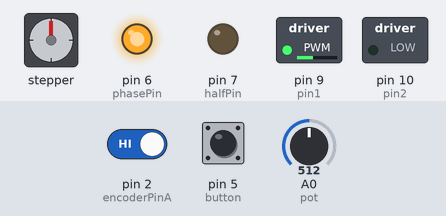
Recording of a sketch running on a simulated Arduino Uno, built with avr-gcc and run on an emulated ATmega328P. Parts: stepper motor, switched loads named in the sketch (green lamp = pin HIGH), output pins drawn as LEDs (lit = HIGH). Wiring (inferred from the names in the program): stepper motor driver (200 steps per turn assumed): step pin 12; direction pin 13. Inputs (shaded band) come from the test bench; at power-on: A0 (pot) = 512, pin 2 (encoderPinA) HIGH, pin 5 (button) HIGH.

Above: at 1.2 s.
1.3 s: A0 (pot) set to 18
2.8 s: A0 (pot) set to 14
At 3.9 s:
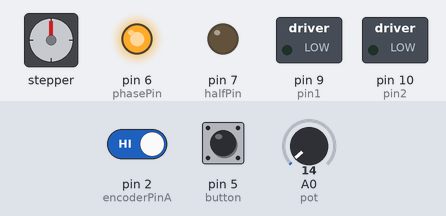
4.3 s: A0 (pot) set to 70
At 5.1 s:
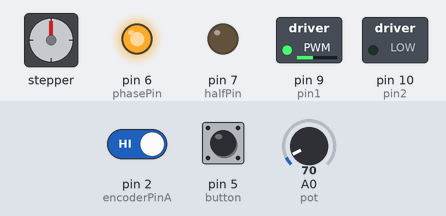
5.8 s: A0 (pot) set to 0
At 6.4 s:
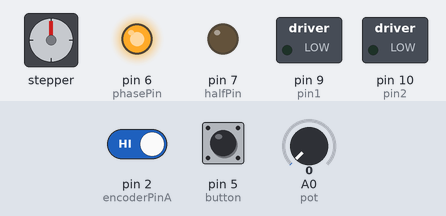
Timing chart, 0 to 8.3 s (numbered marks = the images above; inputs shaded):
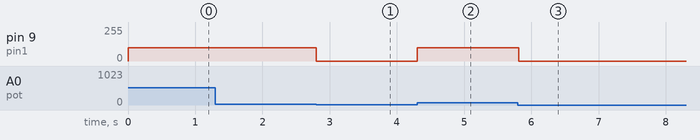

Measured:
- the behaviour switches between 17 and 16 on A0 (pot) (found by bisection; images 0 and 1)
- after the input at 1.3 s, every drawn part: stays the same
- after the input at 2.8 s, pin 9 (pin1): 100/255 → 0/255 at once
- after the input at 4.3 s, pin 9 (pin1): 0/255 → 100/255 at once
- after the input at 5.8 s, pin 9 (pin1): 100/255 → 0/255 at once

The sketch:

Ex_2-2.ino
```cpp
#include "UCN5804.h"

#define motorSteps 200     // change this depending on the number of steps
// per revolution of your motor

// define the pins that the motor is attached to. You can use
// any digital I/O pins.
#define dirPin   13
#define stepPin  12
#define halfPin  7
#define phasePin 6

// initialize of the Stepper library:
UCN5804 myStepper(motorSteps, dirPin, stepPin, halfPin, phasePin);

volatile long int encoder_pos = 0;
unsigned int setPos;    // variable for target position
float val; //DC position in degree
int motor_speed;
int pin1 = 9;   // motor pin1
int pin2 = 10;  // motor pin2
int encoderPinA = 2;
int encoderPinB = 3;
int error = 5; // permissible error

int button = 5;  // assigns pin 5 to pushbutton
int push = 0; // variable for button state

int pot = A0; // assigns pin A0 to potentiometer
int hoist = 0;  // variable for hoist input position

void encoder() {
  if (digitalRead(encoderPinB) == HIGH) {
    encoder_pos++;
  } else {
    encoder_pos--;
  }
}

void MotorClockwise(int power) {
  if (power > 60) {
    analogWrite(pin1, power);
    digitalWrite(pin2, LOW);
  } else {
    digitalWrite(pin1, LOW);
    digitalWrite(pin2, LOW);
  }
}

void MotorCounterClockwise(int power) {
  if (power > 60) {
    analogWrite(pin2, power);
    digitalWrite(pin1, LOW);
  } else {
    digitalWrite(pin2, LOW);
    digitalWrite(pin1, LOW);
  }
}

void MoveDCMotor(int setPos)
{
  if (abs(setPos - encoder_pos) > error && (setPos > encoder_pos)) {
    motor_speed = 100; // set the speed of the motor
  }
  else if (abs(setPos - encoder_pos) > error && (setPos < encoder_pos)) {
    motor_speed = -100;
  }
  else {
    motor_speed = 0;
  }

  if (motor_speed > 0)
  {
    MotorClockwise(motor_speed);
  }
  else
  {
    MotorCounterClockwise(abs(motor_speed));
  }
  delay(10);
}

void setup()  // setup loop
{
  pinMode(encoderPinA, INPUT);
  pinMode(encoderPinB, INPUT);
  pinMode(pin1, OUTPUT);
  pinMode(pin2, OUTPUT);
  attachInterrupt(digitalPinToInterrupt(encoderPinA), encoder, RISING); // Enable the external interrupt

  myStepper.setSpeed(60);

  pinMode(button, INPUT); // declares pin 5 as input
  pinMode(pot, INPUT);   // declares pin A0 as input

  Serial.begin(9600);
}

void loop()
{
  hoist = analogRead(pot);
  push = digitalRead(button);
  setPos = (long)hoist * 374 / 1023; // maps 0V to 5V to 0 to 374 PPR (1 revolution)

  MoveDCMotor(setPos);

  //Convert encoder reading to degrees
  val = encoder_pos * 360.0 / 374;
  if (val >= 80 & val <= 100) {
    if (push == 0) {
      Serial.println("Hoisting");
      myStepper.step(10); //move a little for this loop
      delay(50);
    }
  }
}
```

UCN5804.cpp
```cpp
/*
  UCN5804.cpp - Library for Stepper Driver
  Pins (numbered anti-clockwise from upper left):
  1: OUTPUT_B
  2: K_BD
  3: OUTPUT_D
  4: GND
  5: GND
  6: OUTPUT_C
  7: K_AC
  8: OUTPUT_A
  9: ONE-PHASE
  10: HALF-STEP
  11: STEP INPUT
  12: GND
  13: GND
  14: DIRECTIOn
  15: OUTPUT ENABLE
  16: SUPPLY
  Created by Lim Zhen Yi
*/

#include "Arduino.h"
#include "UCN5804.h"

/******************************************************************************
   Constructors
 ******************************************************************************/

UCN5804::UCN5804(int numberOfSteps, int dirPin, int stepPin, int halfPin, int phasePin)
{
  this->_dirPin = dirPin;
  this->_stepPin = stepPin;
  this->_halfPin = halfPin;
  this->_phasePin = phasePin;

  pinMode(_dirPin, OUTPUT);
  pinMode(_stepPin, OUTPUT);
  pinMode(_halfPin, OUTPUT);
  pinMode(_phasePin, OUTPUT);

  this->setMode(1);
  this->setSpeed(0);

  this->_numberOfSteps = numberOfSteps * 2;
}

/******************************************************************************
   User API
 ******************************************************************************/
/*
  Sets the speed in revs per minute, time delay for full steps

*/
void UCN5804::setSpeed(long whatSpeed)
{
  if (whatSpeed == 0) //prevent division by 0
  {
    whatSpeed = 1;
  }
  this->_stepDelay = 60L * 1000L * 1000L * 2 / this->_numberOfSteps / whatSpeed;
}

/*
  Sets the mode of operation: 1-Single Phase Full Step, 2-Two Phase Full Step, 3-Half Step

*/
void UCN5804::setMode(int mode)
{
  switch (mode) {
    case 1:	 // wave-drive sequence
      digitalWrite(_halfPin, LOW);
      digitalWrite(_phasePin, HIGH);
      this->_mode = 1;
      break;
    case 2:    // two-phase drive sequence
      digitalWrite(_halfPin, LOW);
      digitalWrite(_phasePin, LOW);
      this->_mode = 2;
      break;
    case 3:    // half-step drive sequence
      // Student needs to complete this part
      break;
  }
}

/*
  Moves the motor steps_to_move steps.  If the number is negative,
   the motor moves in the reverse direction.
*/
void UCN5804::step(int steps_to_move)
{
  if (steps_to_move > 0) {
    digitalWrite(_dirPin, HIGH);
    delayMicroseconds(tA);
    this->_direction = 1;
  }
  if (steps_to_move < 0) {
    digitalWrite(_dirPin, LOW);
    delayMicroseconds(tA);
    this->_direction = 0;
  }

  steps_to_move = abs(steps_to_move);

  //Serial.println("Stepping in Progress...");
  for (int i = 0; i < steps_to_move; i++)
  {
    //Serial.print("Step Number: ");
    //Serial.println(i);
    digitalWrite(_stepPin, LOW);
    delayMicroseconds(tC * 2);
    digitalWrite(_stepPin, HIGH);   // Sets step pin back to high in preparation for next step
    // Determines the time between each step to determine speed of stepping
    if (this->_mode == 3) {
      delayMicroseconds(_stepDelay);  		// If half-step is being used, use the calculated delay.
    } else {
      delayMicroseconds(_stepDelay * 2);		// Otherwise, delay needs to be twice as long to keep the same speed.
    }
  }
}
```

UCN5804.h
```cpp
/*
  UCN5804.h - Library for Stepper Driver
  Pins (numbered anti-clockwise from upper left):
  1: OUTPUT_B
  2: K_BD
  3: OUTPUT_D
  4: GND
  5: GND
  6: OUTPUT_C
  7: K_AC
  8: OUTPUT_A
  9: ONE-PHASE
  10: HALF-STEP
  11: STEP INPUT
  12: GND
  13: GND
  14: DIRECTIOn
  15: OUTPUT ENABLE
  16: SUPPLY
  Created by Lim Zhen Yi
*/

#ifndef UCN5804_h
#define UCN5804_h

#define tA          1           //micro, min data set up time
#define tB          1           //micro, min data hold time
#define tC          3           //micro, min step input pulse width

class UCN5804
{
  private:
    int _mode;
    int _direction;
    int _stepDelay;
    int _numberOfSteps;
  protected:
    int _dirPin;
    int _stepPin;
    int _halfPin;
    int _phasePin;
  public:
    UCN5804(int, int, int, int, int);
    void setMode(int);
    void setSpeed(long);
    void step(int);
};

#endif
```
